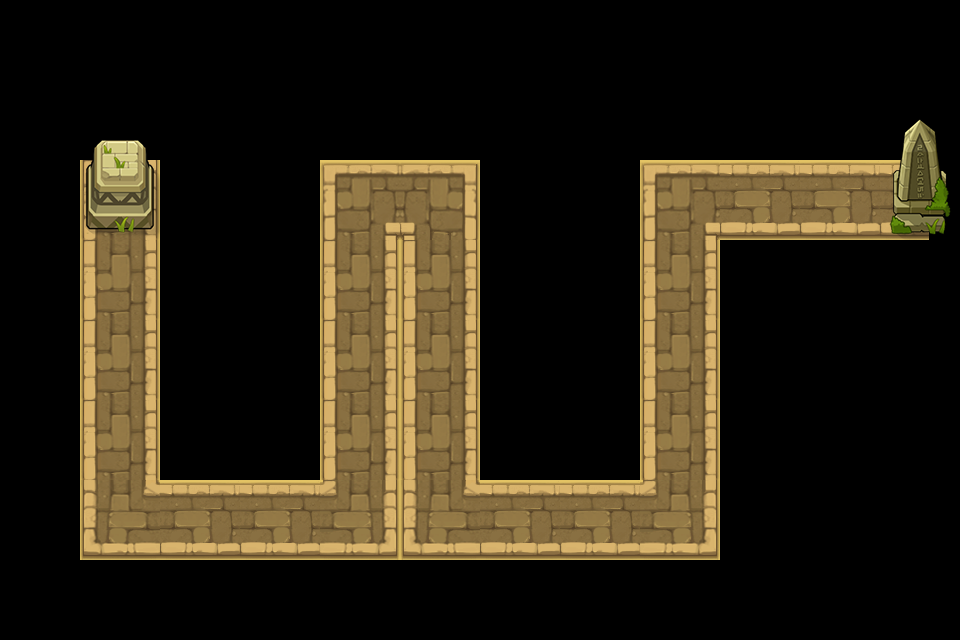

Tiled map render using the project's own tile images. Description and the map definition, with tile-layer contents summarised, below:
An orthogonal 12x8 tile map with 80x80 px tiles, 2 tile layers (road, object) and 15 objects (P0, P1, P2, P3, P4, ...).

<map version="1.0" tiledversion="1.0.3" orientation="orthogonal" renderorder="right-down" width="12" height="8" tilewidth="80" tileheight="80" nextobjectid="17">
 <tileset firstgid="1" name="chengshi" tilewidth="80" tileheight="80" tilecount="15" columns="5">
  <image source="chengshi.png" width="400" height="240" />
 </tileset>
 <layer name="road" width="12" height="8">
  <data>[96 cells, 27 non-empty, 7 distinct tile ids]</data>
 </layer>
 <layer name="object" width="12" height="8">
  <data>[96 cells, 4 non-empty, 4 distinct tile ids]</data>
 </layer>
 <objectgroup name="path" visible="0">
  <object id="1" name="P0" x="120" y="240" />
  <object id="2" name="P1" x="120" y="520" />
  <object id="3" name="P2" x="360" y="520" />
  <object id="4" name="P3" x="360" y="200" />
  <object id="5" name="P4" x="440" y="200" />
  <object id="6" name="P5" x="440" y="520" />
  <object id="7" name="P6" x="680" y="520" />
  <object id="8" name="P7" x="680" y="200" />
  <object id="9" name="P8" x="880" y="200" />
  <object id="10" name="O0" x="0" y="80" width="80" height="400" />
  <object id="11" name="O1" x="160" y="80" width="720" height="80" />
  <object id="12" name="O2" x="160" y="160" width="160" height="320" />
  <object id="13" name="O3" x="480" y="160" width="160" height="320" />
  <object id="14" name="O4" x="720" y="240" width="160" height="320" />
  <object id="15" name="O5" x="880" y="240" width="80" height="240" />
 </objectgroup>
</map>
